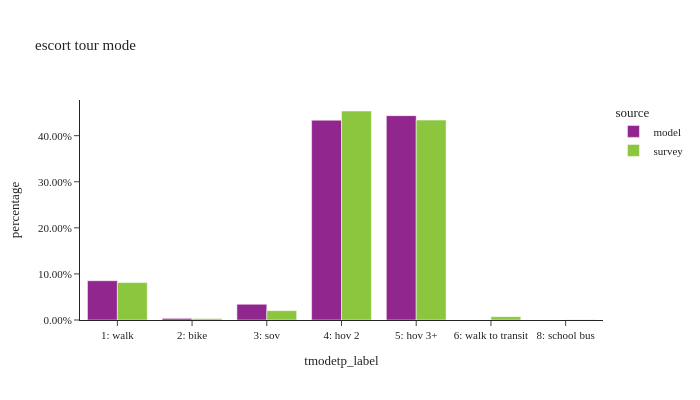

Write notebook code for a chart like this one.
### Code cell
df_plot = (
    es_tour.group_by(['source', 'tmodetp_label'])
    .agg([
        pl.col('toexpfac').sum().alias('toexpfac'),
        pl.col('toexpfac').count().alias('sample count')
    ])
    .with_columns(
        (pl.col('toexpfac') / pl.col('toexpfac').sum().over(['source'])).alias('percentage')
    )
)

df_plot_pd = df_plot.sort(['source']).to_pandas()

fig = px.bar(df_plot_pd, x="tmodetp_label", y="percentage", color="source",
             barmode="group",hover_data=['sample count'],title="escort tour mode")
fig.update_layout(height=400, width=700, font=dict(size=11),
                  xaxis = dict(dtick = 1, categoryorder='category ascending'),
                  yaxis=dict(tickformat=".2%"))
fig.show()

### Figure 1 — Plotly figure (JSON) as saved in the notebook; plotly's stock layout.template omitted (floating-point values rounded to 4 significant figures)
{"data": [{"alignmentgroup": "True", "customdata": [[18], [277793], [271614], [21413], [2220], [53382]], "hovertemplate": "source=model<br>tmodetp_label=%{x}<br>percentage=%{y}<br>sample count=%{customdata[0]}<extra></extra>", "legendgroup": "model", "marker": {"color": "#91268F", "pattern": {"shape": ""}}, "name": "model", "offsetgroup": "model", "orientation": "v", "showlegend": true, "textposition": "auto", "type": "bar", "x": [null, "5: hov 3+", "4: hov 2", "3: sov", "2: bike", "1: walk"], "xaxis": "x", "y": [2.873e-05, 0.4434, 0.4336, 0.03418, 0.003544, 0.08521], "yaxis": "y"}, {"alignmentgroup": "True", "customdata": [[29], [10], [289], [3], [80], [3], [11], [229]], "hovertemplate": "source=survey<br>tmodetp_label=%{x}<br>percentage=%{y}<br>sample count=%{customdata[0]}<extra></extra>", "legendgroup": "survey", "marker": {"color": "#8CC63E", "pattern": {"shape": ""}}, "name": "survey", "offsetgroup": "survey", "orientation": "v", "showlegend": true, "textposition": "auto", "type": "bar", "x": ["3: sov", "6: walk to transit", "4: hov 2", "8: school bus", "1: walk", null, "2: bike", "5: hov 3+"], "xaxis": "x", "y": [0.02031, 0.007201, 0.4535, 0.0004699, 0.08112, 0.0005539, 0.003038, 0.4338], "yaxis": "y"}], "layout": {"barmode": "group", "font": {"size": 11}, "height": 400, "legend": {"title": {"text": "source"}, "tracegroupgap": 0}, "title": {"text": "escort tour mode"}, "width": 700, "xaxis": {"anchor": "y", "categoryorder": "category ascending", "domain": [0.0, 1.0], "dtick": 1, "title": {"text": "tmodetp_label"}}, "yaxis": {"anchor": "x", "domain": [0.0, 1.0], "tickformat": ".2%", "title": {"text": "percentage"}}}}
